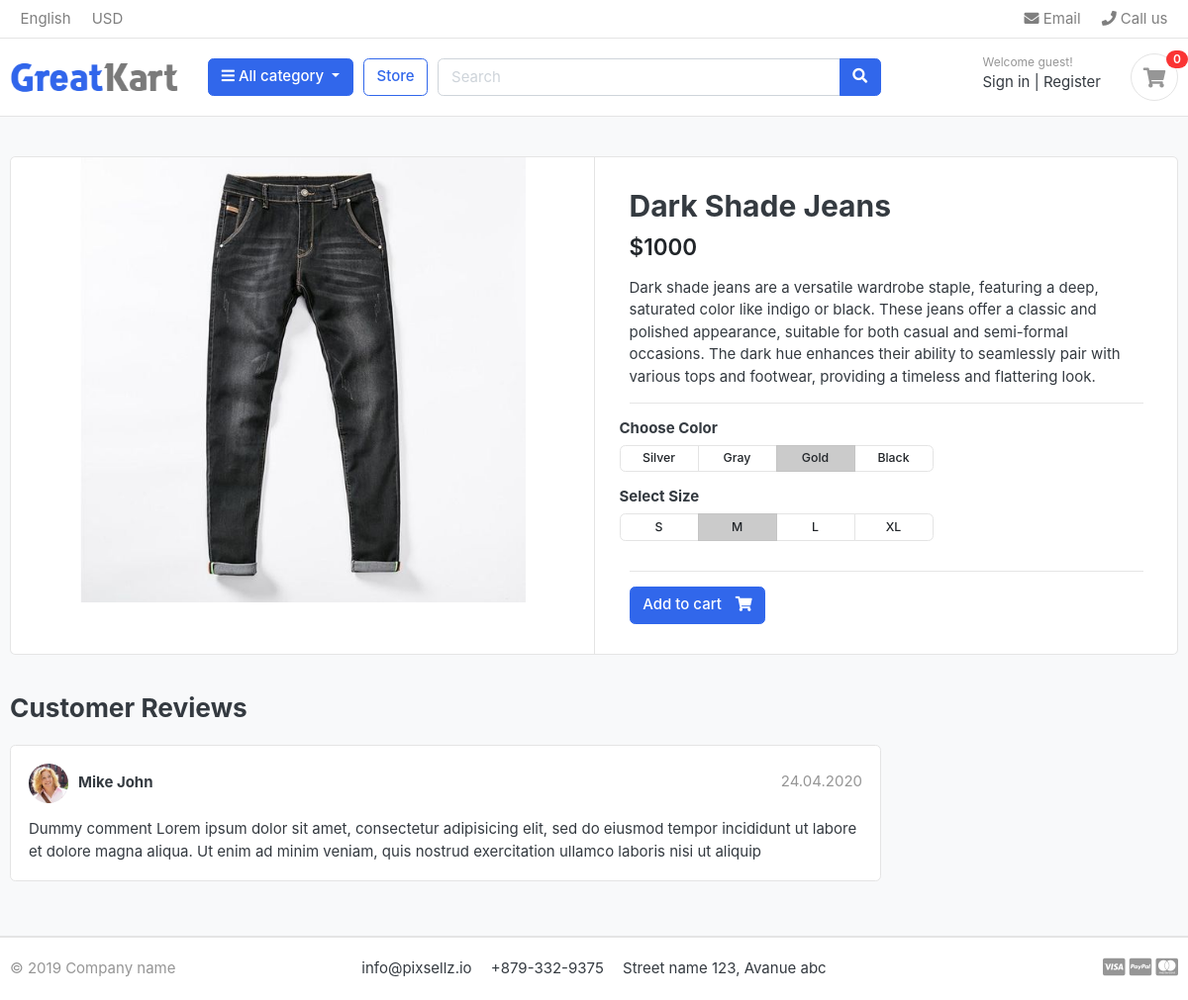
/store/jeans/dark-shade-jeans/, run on the app's committed database.
### store/models.py (models this page shows, shortened)
class Product(models.Model):
    product_name  = models.CharField(max_length=200, unique=True)
    slug          = models.SlugField(max_length=200, unique=True)
    description   = models.TextField(max_length=500, blank=True)
    price         = models.IntegerField()
    images        = models.ImageField(upload_to='photos/products')
    stock         = models.IntegerField()
    is_available  = models.BooleanField(default=True)
    category      = models.ForeignKey(Category, on_delete=models.CASCADE)
    created_date  = models.DateTimeField(auto_now_add=True)
    modified_date = models.DateTimeField(auto_now=True)

### store/views.py (the view)
# urls.py: path('<slug:category_slug>/<slug:product_slug>/', views.product_detail, name='product_detail'),
def product_detail(request, category_slug, product_slug):
    try:
        single_product = Product.objects.get(category__slug=category_slug, slug=product_slug)
    except Exception as e:
        raise e
    context = {
        'single_product': single_product,
    }
    return render(request,'store/product_detail.html',context)

### category/context_processors.py (called while the page is built)
def menu_links(request):
    links = Category.objects.all()
    return dict(links=links)

### category/models.py (called while the page is built)
    def get_url(self):
        return reverse('products_by_category', args=[self.slug])

### templates/store/product_detail.html
{% extends 'base.html' %}
{% load static %}
{% block content %}
<section class="section-content padding-y bg">
    <div class="container">
    <div class="card">
        <div class="row no-gutters">
            <aside class="col-md-6">
    <article class="gallery-wrap">
        <div class="img-big-wrap">
           <a href="#"><img src="{{ single_product.images.url }}"></a>
        </div>
    </article>
            </aside>
            <main class="col-md-6 border-left">
    <article class="content-body">
    <h2 class="title">{{ single_product.product_name }}</h2>
    <div class="mb-3">
        <var class="price h4">${{ single_product.price }}</var>
    </div>
    <p>{{ single_product.description }}</p>
    <hr>
        <div class="row">
            <div class="item-option-select">
                <h6>Choose Color</h6>
                <div class="btn-group btn-group-sm btn-group-toggle" data-toggle="buttons">
                  <label class="btn btn-light">
                    <input type="radio" name="radio_color"> Silver
                  </label>
                  <label class="btn btn-light">
                    <input type="radio" name="radio_color" > Gray
                  </label>
                  <label class="btn btn-light active">
                    <input type="radio" name="radio_color checked"> Gold
                  </label>
                  <label class="btn btn-light">
                    <input type="radio" name="radio_color"> Black
                  </label>
                </div>
            </div>
        </div>
        <div class="row">
            <div class="item-option-select">
                <h6>Select Size</h6>
                <div class="btn-group btn-group-sm btn-group-toggle" data-toggle="buttons">
                  <label class="btn btn-light">
                    <input type="radio" name="radio_color"> S
                  </label>
                  <label class="btn btn-light active">
                    <input type="radio" name="radio_color" checked> M
                  </label>
                  <label class="btn btn-light">
                    <input type="radio" name="radio_color"> L
                  </label>
                  <label class="btn btn-light">
                    <input type="radio" name="radio_color"> XL
                  </label>
                </div>
            </div>
        </div>
        <hr>
        {% if single_product.stock <= 0 %}
          <h5 class="text-secondary">Out of stock</h5>
        {% else %}
          <a href="./product-detail.html" class="btn  btn-primary"> <span class="text">Add to cart</span> <i class="fas fa-shopping-cart"></i>  </a>
        {% endif %}
      </article>
            </main>
        </div>
    </div>
    <br>
    <div class="row">
                <div class="col-md-9">
        <header class="section-heading">
            <h3>Customer Reviews </h3>
        </header>
        <article class="box mb-3">
            <div class="icontext w-100">
                <img src="./images/avatars/avatar1.jpg" class="img-xs icon rounded-circle">
                <div class="text">
                    <span class="date text-muted float-md-right">24.04.2020 </span>
                    <h6 class="mb-1">Mike John </h6>
                </div>
            </div>
            <div class="mt-3">
                <p>
                    Dummy comment Lorem ipsum dolor sit amet, consectetur adipisicing elit, sed do eiusmod
                    tempor incididunt ut labore et dolore magna aliqua. Ut enim ad minim veniam,
                    quis nostrud exercitation ullamco laboris nisi ut aliquip
                </p>
            </div>
        </article>
        </div>
    </div>
    </div>
    </section>
{% endblock %}

### dripRoll/static/css/ui.css (style rules this page uses)
html { font-family: "Inter", sans-serif; font-size: 15px; }
.content-body { flex: 1 1 auto; padding: 2rem 2.3rem; }
.img-xs, .img-sm, .img-md, .img-lg { -o-object-fit: cover; object-fit: cover; flex-shrink: 0; flex-grow: 0; }
.img-xs { width: 40px; height: 40px; }
.padding-y { padding-top: 40px; padding-bottom: 40px; }
var { font-style: normal; }
article:after, .form-group:after { display: block; clear: both; content: ""; }
.bg { background-color: #f8f9fa; }
.section-heading { margin-bottom: 20px; margin-top: 15px; }
p:last-child { margin-bottom: 0; }
.btn-light { background-color: #fff; border-color: #e4e4e4; }
.btn .text + i { margin-left: 10px; }
.icontext { display: inline-flex; align-items: center; vertical-align: middle; }
.icontext .text { width: 100%; line-height: 1.2; }
.icontext .icon { position: relative; margin-right: 10px; flex-shrink: 0; flex-grow: 0; }
.price { font-weight: 600; color: #212529; }
.box { padding: 18px; background: #fff; border-radius: 0.37rem; border: 1px solid #e4e4e4; }
.box img { max-width: 100%; }
.gallery-wrap .img-big-wrap { margin-bottom: 10px; border-radius: 0.37rem; overflow: hidden; background-color: #fff; }
.gallery-wrap .img-big-wrap a { text-align: center; display: block; }
.gallery-wrap .img-big-wrap img { height: 450px; width: auto; display: inline-block; }
.item-option-select { margin-bottom: 1rem; display: inline-block; margin-right: 15px; }
.item-option-select .btn { min-width: 80px; }

### data on the page
Product: images (picture), product_name "Dark Shade Jeans", price "1000", description "Dark shade jeans are a versatile wardrobe staple, featuring a deep, saturated color like indigo or black. These jeans offer a classic and polished appearance, suitable for both casual and semi-formal occasions. The dark hue enhances their ability to seamlessly pair with various tops and footwear, providing a timeless and flattering look."
